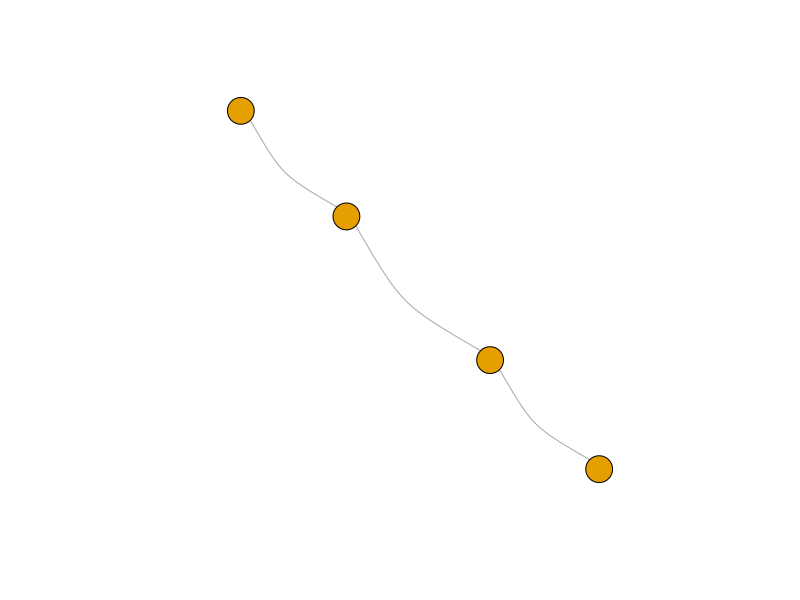
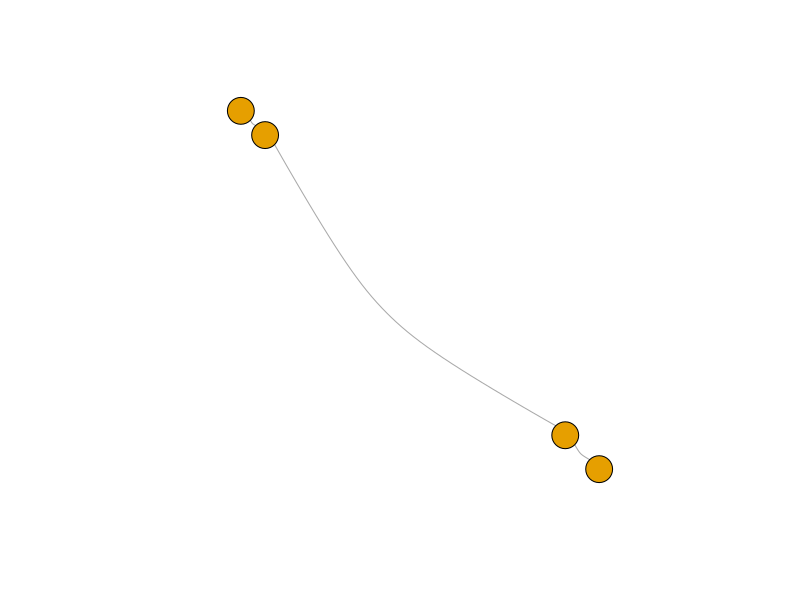
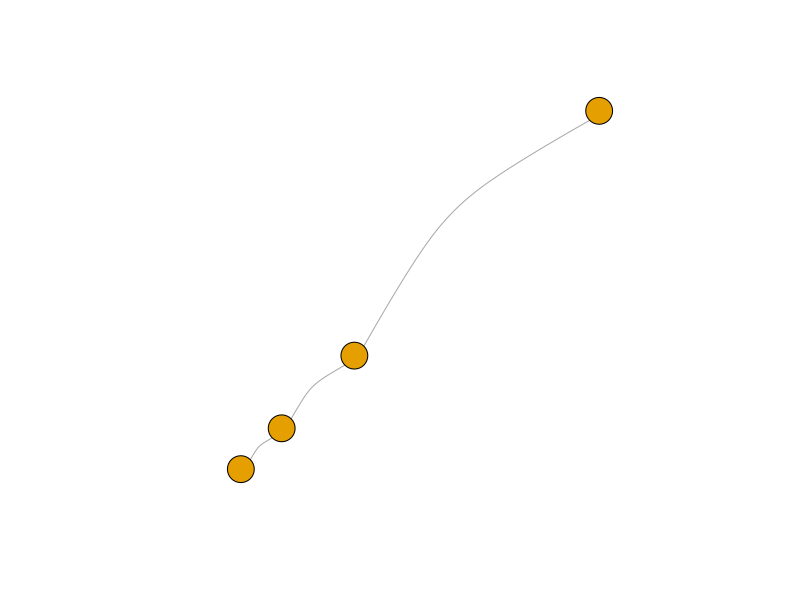
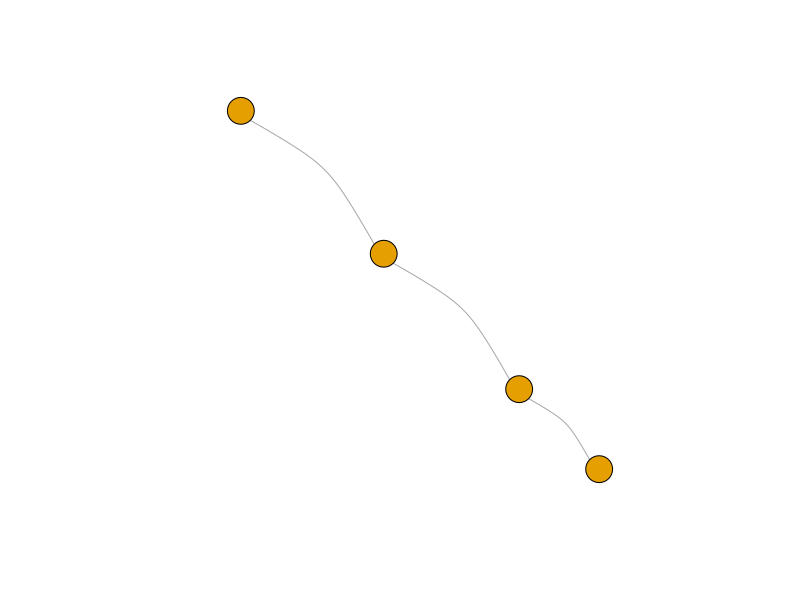
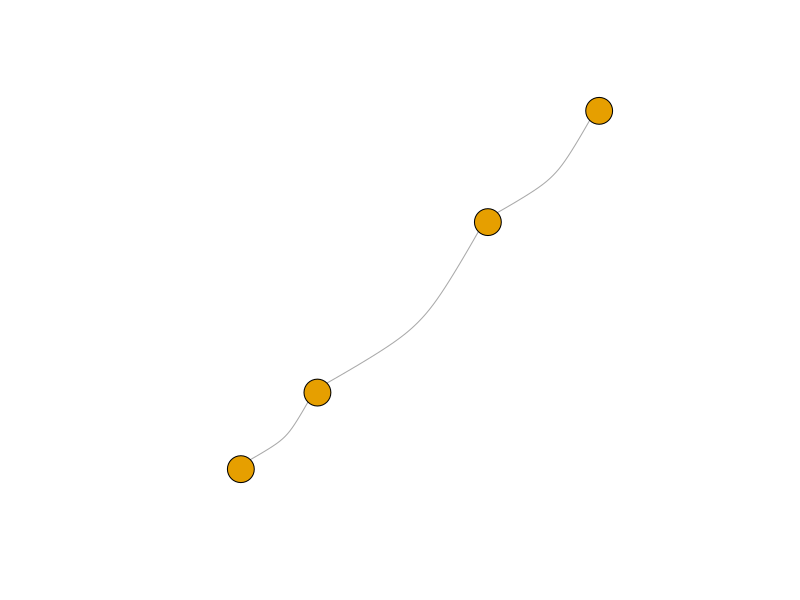
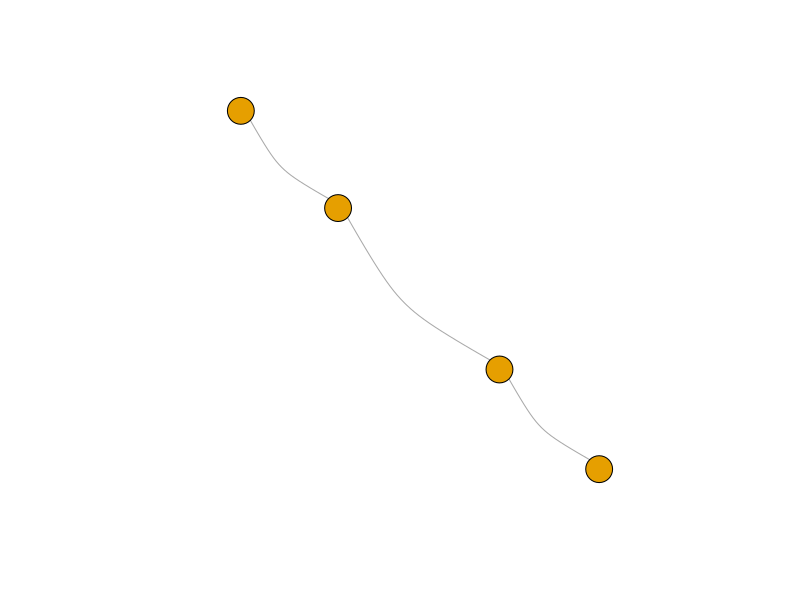
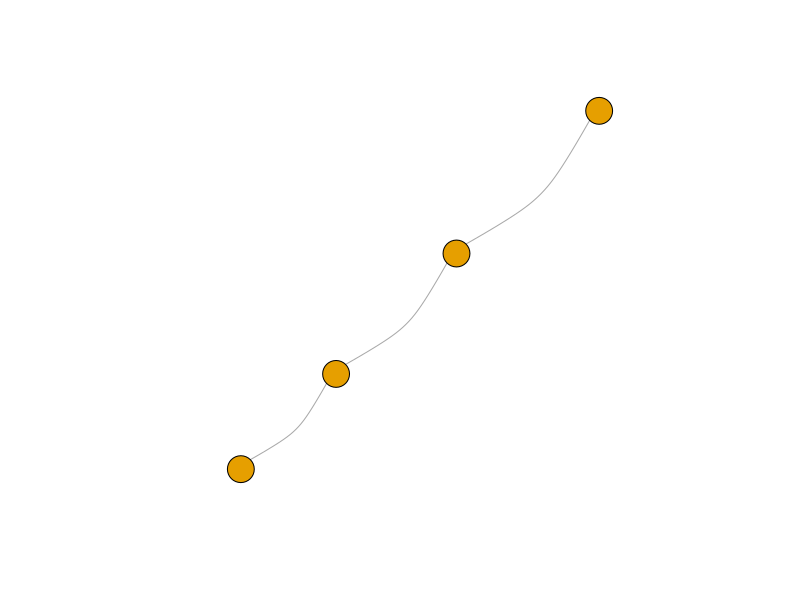
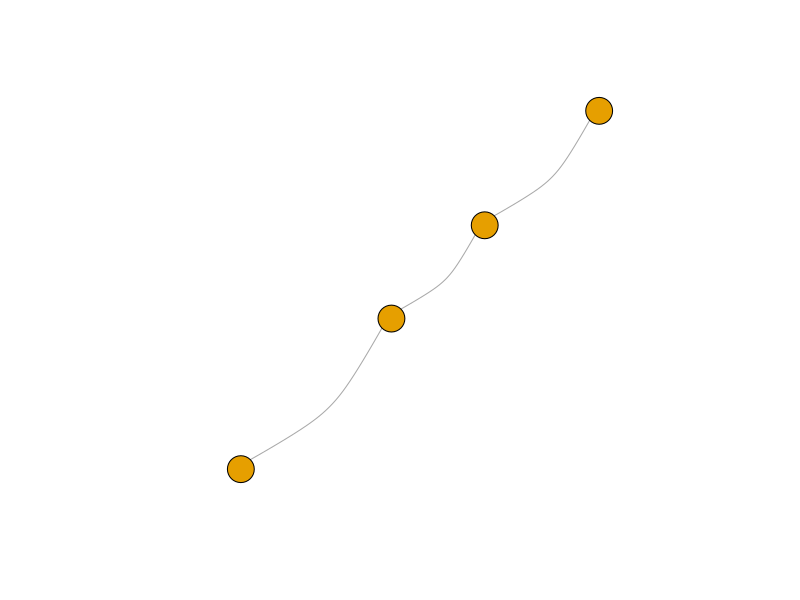

The R source for these figures, in order: (Note: this script raises an error after producing the figures.)
#############################_Libraries_##########################
setwd(dirname(rstudioapi::getSourceEditorContext()$path))
getwd()
Sys.setenv(LANG = "en")

if (!("igraph" %in% rownames(installed.packages()))) install.packages("igraph")
library(igraph)

#############################_Graph_generation_#######################
#' Losowy obrót dla rysunku grafu - layout_in_circle() psuje losowość
#'
#' @param graph List
#' @return matrix
#'
randomLayout <- function(graph)
{
  rotation <- runif(1, 0, 2*pi)
  layout <- layout_in_circle(graph)
  return(cbind(cos(rotation) * layout[,1] - sin(rotation) * layout[,2], sin(rotation) * layout[,1] + cos(rotation) * layout[,2]))
}

#' Tworzy katalog do zapisu grafów
#'
#' @param vertexNo int - liczba wierzchołków
#' @param fileName string - nazwa grafu
#' @return string - ścieżka
#'
createDir <- function(vertexNo, fileName)
{
  dir.create(as.character(vertexNo), showWarnings = FALSE)
  dir.create(file.path(vertexNo, fileName), showWarnings = FALSE)
  pathName <- paste0(vertexNo, '/', fileName)
  unlink(paste0(pathName, "/*"))
  return(pathName)
}

#' Rysuj graf
#'
#' @param graph Graph - Graf do narysowania
#' @param pathName string - Ścieżka
#' @param fileName string - Nazwa pliku
#' @param vertexNo int - liczba wierzchołków
#' @param i int - Numer iteracji
#' @param plotCurve float
#' @return void
#'
plotGraphHelper <- function(graph, pathName, fileName, vertexNo, i, plotCurve)
{
  png(file.path(pathName, paste0(fileName, "-", vertexNo, "-", i, ".png")), width = 800, height = 600)
  plot(graph, vertex.label = NA, edge.curved = plotCurve)
  dev.off()
}

#' Graf ścieżka N wierzchołków, nieskierowany
#'
#' @param N int - liczba rysunków
#' @param vertexNo int - liczba wierzchołków
#' @param plotCurve float
#' @return void
#'
plotPaths <- function(N, vertexNo, plotCurve)
{
  fileName <- 'path'
  pathName <- createDir(vertexNo, fileName)
  definition <- c()
  for (index in 1:(vertexNo-1))
  {
    definition <- c(definition, index, index + 1)
  }
  definitionMatrix <- matrix(definition, ncol = 2, byrow = TRUE)
  
  for (i in 1:N)
  {
    graph <- graph_from_edgelist(definitionMatrix, directed = FALSE)
    E(graph)$weight <- runif(ecount(graph))
    plotGraphHelper(graph, pathName, fileName, vertexNo, i, plotCurve)
  }
}

#' Graf cykliczny N wierzchołków, 100% pewności na połączenie wierzchołków, nieskierowany
#'
#' @param N int - liczba rysunków
#' @param vertexNo int - liczba wierzchołków
#' @param plotCurve float
#' @return void
#'
plotCycles <- function(N, vertexNo, plotCurve)
{
  fileName <- 'cycle'
  pathName <- createDir(vertexNo, fileName)
  for (i in 1:N)
  {
    graph <- make_ring(vertexNo, directed = FALSE)
    plotGraphHelper(graph, pathName, fileName, vertexNo, i, plotCurve)
  }
}

#' Graf pełny N wierzchołków, 100% pewności na połączenie wierzchołków, nieskierowany
#'
#' @param N int - liczba rysunków
#' @param vertexNo int - liczba wierzchołków
#' @param plotCurve float
#' @return void
#'
plotFullGraphs <- function(N, vertexNo, plotCurve)
{
  fileName <- 'full'
  pathName <- createDir(vertexNo, fileName)
  for (i in 1:N)
  {
    graph <- graph.full(vertexNo, directed = FALSE)
    E(graph)$weight <- runif(ecount(graph))
    plotGraphHelper(graph, pathName, fileName, vertexNo, i, plotCurve)
  }
}

#' Graf spójny N wierzchołków
#'
#' @param N int - liczba rysunków
#' @param vertexNo int - liczba wierzchołków
#' @param plotCurve float
#' @return void
#'
plotConnectedGraphs <- function(N, vertexNo, plotCurve)
{
  fileName <- 'connected'
  pathName <- createDir(vertexNo, fileName)
  for (i in 1:N)
  {
    graph <- graph(c(1, 2, 2, 3, 3, 4, 4, 5, 5, 1, 1, round(runif(1, 1, 10)), 2, round(runif(1, 1, 10)), 3, round(runif(1, 1, 10)) , 4, round(runif(1, 1, 10)) , 5, round(runif(1, 1, 10))))
    plotGraphHelper(graph, pathName, fileName, vertexNo, i, plotCurve)
  }
}

#' Graf dwudzielny N wierzchołków
#'
#' @param N int - liczba rysunków
#' @param vertexNo int - liczba wierzchołków
#' @param plotCurve float
#' @return void
#'
plotBipartiteGraphs <- function(N, vertexNo, plotCurve)
{
  fileName <- 'bipartite'
  pathName <- createDir(vertexNo, fileName)
  for (i in 1:N)
  {
    graph <- make_full_bipartite_graph(vertexNo/2, vertexNo/2, directed = FALSE)
    E(graph)$weight <- runif(ecount(graph))
    plotGraphHelper(graph, pathName, fileName, vertexNo, i, plotCurve)
  }
}

#' Graf pusty N wierzchołków
#'
#' @param N int - liczba rysunków
#' @param vertexNo int - liczba wierzchołków
#' @param plotCurve float
#' @return void
#'
plotEmptyGraphs <- function(N, vertexNo, plotCurve)
{
  fileName <- 'empty'
  pathName <- createDir(vertexNo, fileName)
  for (i in 1:N)
  {
    graph <- make_empty_graph(vertexNo, directed = FALSE)
    plotGraphHelper(graph, pathName, fileName, vertexNo, i, plotCurve)
  }
}

#' Graf drzewa N wierzchołków, nieskierowany
#'
#' @param N int - liczba rysunków
#' @param vertexNo int - liczba wierzchołków
#' @param plotCurve float
#' @param treeType string - typ drzewa ("binary", "random")
#' @return void
#'
plotTrees <- function(N, vertexNo, plotCurve, treeType = "random")
{
  fileName <- 'tree'
  pathName <- createDir(vertexNo, fileName)
  
  for (i in 1:N)
  {
    if (treeType == "binary")
    {
      graph <- make_tree(vertexNo, children = 2, mode = "undirected") # Drzewo binarne o liczbie wierzchołków vertexNo
    }
    else if (treeType == "random")
    {
      graph <- sample_tree(vertexNo, directed = FALSE) # Losowe drzewo rozpinające (drzewo losowe)
    }
    else
    {
      stop("Nieznany typ drzewa. Dostępne opcje to 'binary' lub 'random'.")
    }
    E(graph)$weight <- runif(ecount(graph))
    plotGraphHelper(graph, pathName, fileName, vertexNo, i, plotCurve)
  }
}


#' Graf hiper-kostki o N wymiarach
#'
#' @param N int - liczba rysunków
#' @param No int - liczba wymiarów (czyli liczba bitów w ciągach binarnych)
#' @param plotCurve float
#' @return void
#'
plotHypercube <- function(N, No, plotCurve)
{
  fileName <- 'hypercube'
  pathName <- createDir(No, fileName)
  for (i in 1:N)
  {
    graph <- make_graph("cube", dim = N)
    E(graph)$weight <- runif(ecount(graph))
    plotGraphHelper(graph, pathName, fileName, No, i, plotCurve)
  }
}

plotPaths(500, 4, 0.3)
plotCycles(500, 4, 0.3)
plotFullGraphs(500, 4, 0.3)
plotEmptyGraphs(200, 4, 0.3)
plotTrees(500, 4, 0.3, "random")
plotTrees(500, 4, 0.3, "binary")
plotHypercube(500, 4, 0.3)

plotPaths(500, 5, 0.3)
plotCycles(500, 5, 0.3)
plotFullGraphs(500, 5, 0.3)
plotEmptyGraphs(500, 5, 0.3)
plotTrees(500, 5, 0.3, "random")
plotTrees(500, 5, 0.3, "binary")
plotHypercube(500, 5, 0.3)

plotPaths(500, 6, 0.3)
plotCycles(500, 6, 0.3)
plotFullGraphs(500, 6, 0.3)
plotEmptyGraphs(500, 6, 0.3)
plotTrees(500, 6, 0.3, "random")
plotTrees(500, 6, 0.3, "binary")
plotHypercube(500, 6, 0.3)

plotPaths(500, 7, 0.3)
plotCycles(500, 7, 0.3)
plotFullGraphs(500, 7, 0.3)
plotEmptyGraphs(500, 7, 0.3)
plotTrees(500, 7, 0.3, "random")
plotTrees(500, 7, 0.3, "binary")
plotHypercube(500, 7, 0.3)
